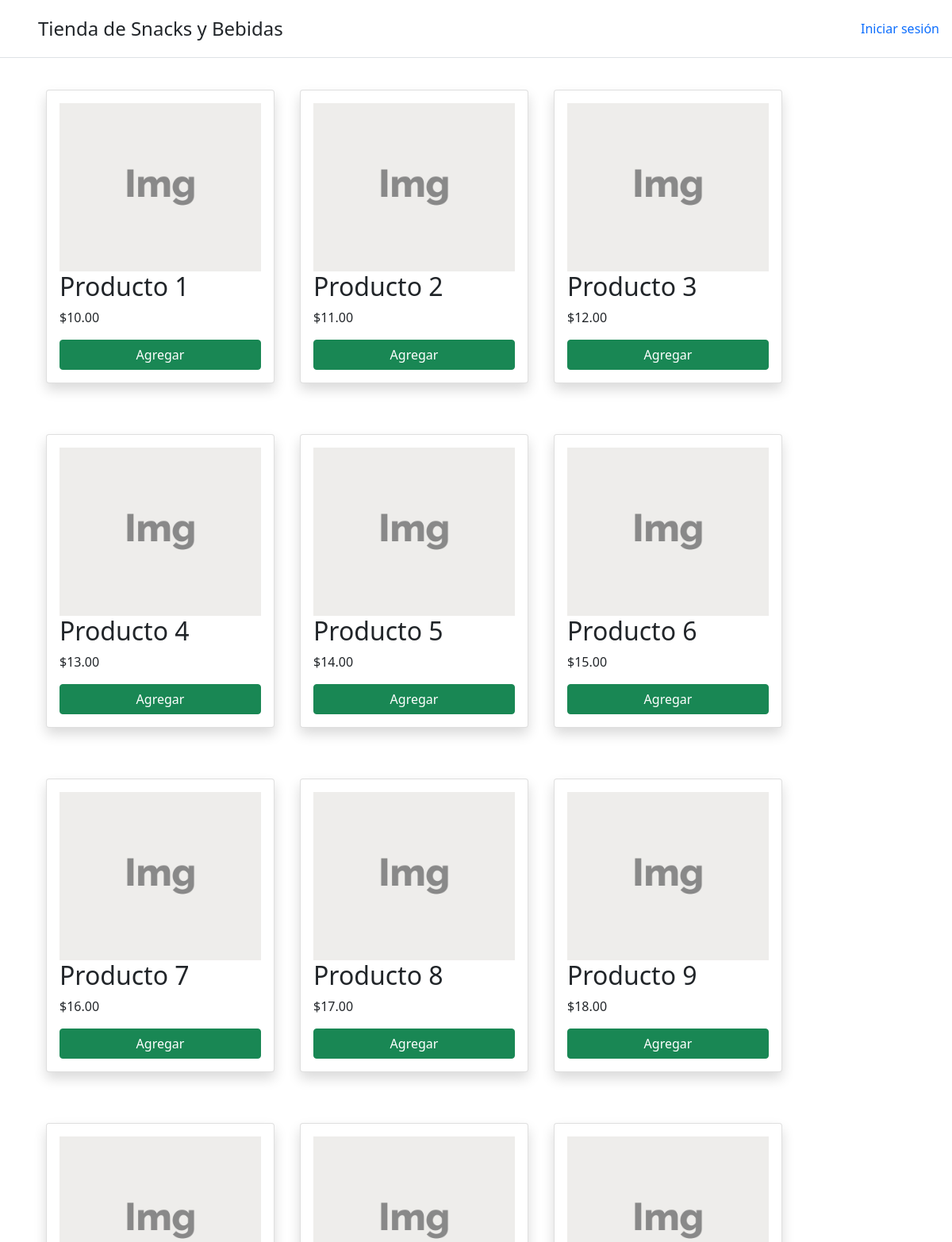
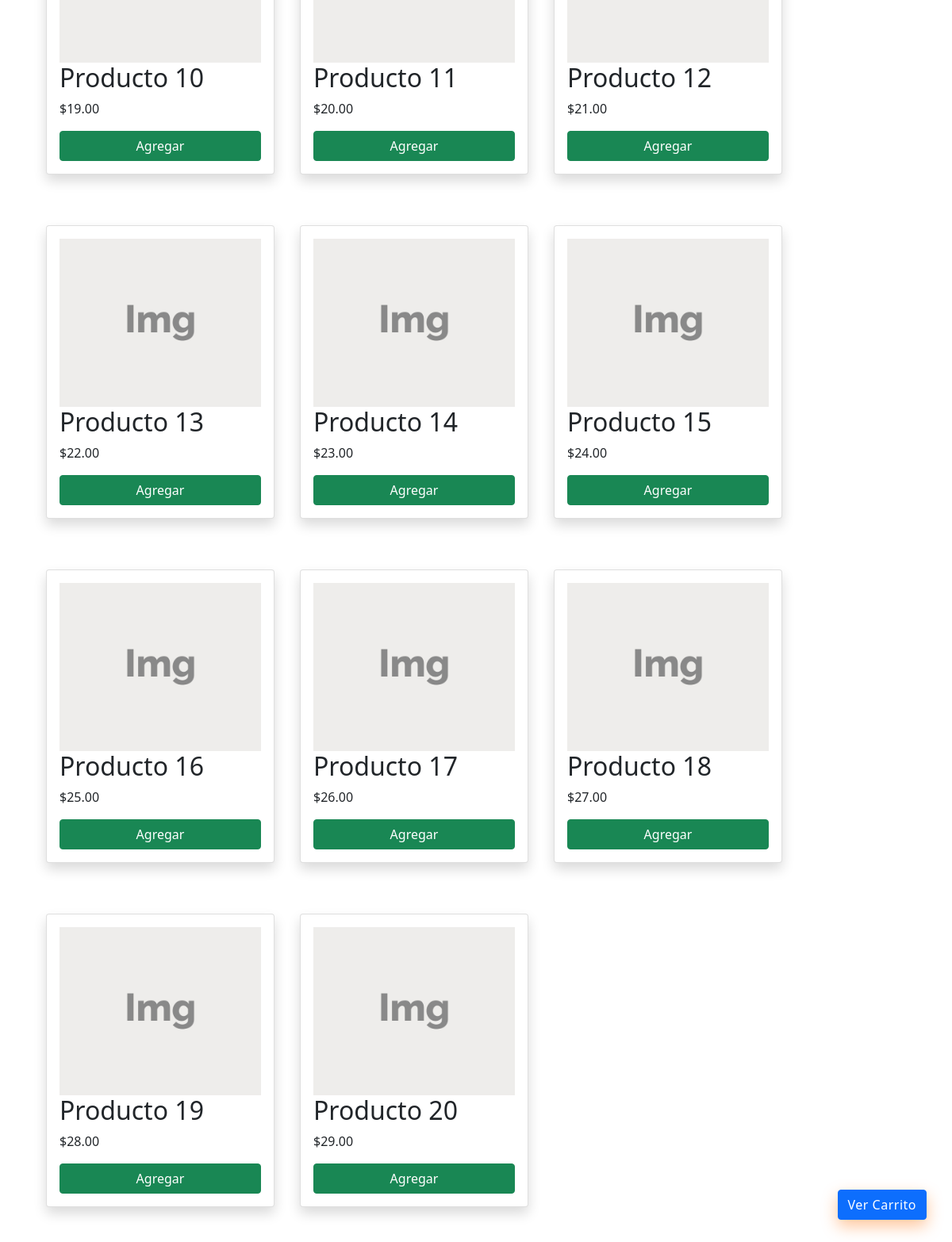
The page / on the database its author committed (2 pictures, top to bottom).
### tables this page shows
CREATE TABLE `productos` (
  `id` int(11) NOT NULL,
  `nombre` varchar(100) DEFAULT NULL,
  `precio` decimal(10,2) DEFAULT NULL,
  `imagen` varchar(100) DEFAULT NULL
);

### index.php (the view, shortened to what this page needs)
<?php
include 'db.php';
$productos = $conn->query("SELECT * FROM productos");
?>
<!doctype html>
<html lang="en">
<head>
  <link href="https://cdn.jsdelivr.net/npm/bootstrap@5.1.3/dist/css/bootstrap.min.css" rel="stylesheet"
>
  <link rel="stylesheet" href="css/estilo.css">
  <link rel="stylesheet" href="css/bootstrap.min.css">
</head>
<body>
  <div class="">
    <header class="d-flex flex-wrap justify-content-center py-3 mb-4 border-bottom">
      <a href="#" class="d-flex align-items-center mb-3 mb-md-0 me-md-auto text-dark text-decoration-none">
        <svg class="bi me-2" width="40" height="32">
          <use xlink:href="#bootstrap"></use>
        </svg>
        <span class="fs-4">
          <font style="vertical-align: inherit;">
            <font style="vertical-align: inherit;">Tienda de Snacks y Bebidas</font>
          </font>
        </span>
      </a>
      <ul class="nav nav-pills align-items-center">
        <?php if (isset($_SESSION['id'])): ?>
          <li class="nav-item me-3">
            <span class="nav-link disabled">Hola, <?php echo $_SESSION['nombre']; ?></span>
          </li>
          <li class="nav-item">
            <a href="logout.php" class="nav-link text-danger">Cerrar sesión</a>
          </li>
          <li class="nav-item">
            <a class="nav-link" href="mis_ordenes.php">
              <i class="fa fa-list-alt" aria-hidden="true"></i> Mis Órdenes
            </a>
          </li>
        <?php else: ?>
          <li class="nav-item">
            <a href="login.php" class="nav-link">Iniciar sesión</a>
          </li>
        <?php endif; ?>
      </ul>
    </header>
  </div>
  <main>
    <section>
      <div class="container">
        <div class="row">
          <div class="col-lg-12 d-flex flex-wrap">
            <?php while ($row = $productos->fetch_assoc()): ?>
              <div class="card producto shadow p-3 mb-5 bg-body rounded m-3" style="width: 18rem;">
                <img src="img/<?php echo $row['imagen']; ?>" alt="<?php echo $row['nombre']; ?>">
                <h2><?php echo $row['nombre']; ?></h2>
                <p>$<?php echo $row['precio']; ?></p>
                <button class="btn btn-success"
                  onclick="agregarAlCarrito(<?php echo $row['id']; ?>)">Agregar</button>
              </div>
            <?php endwhile; ?>
          </div>
        </div>
      </div>
    </section>
    <div class="position-absolute bottom-0 end-0">
      <a class="ver-carrito btn btn-primary" href="carrito.php" target="_blank">Ver Carrito</a>
    </div>
  </main>
</body>
</html>

### css/estilo.css (style rules this page uses)
:root { --naranja-vibrante: #ff6d00; --naranja-medio: #ff9100; --naranja-claro: #ffb74d; --azul-profundo: #0d47a1; --azul-claro: #1e88e5; --fondo-blanco: #ffffff; --fondo-gris-claro: #f5f5f5; }
.producto { transition: 0.2s ease-in; }
.ver-carrito { position: fixed; bottom: 2em; right: 2em; background: var(--naranja-vibrante); color: white; padding: 1em 2em; text-decoration: none; border-radius: 50px; box-shadow: 0 8px 20px rgba(255, 109, 0, 0.4); font-weight: 700; font-size: 1.1em; letter-spacing: 0.5px; z-index: 100; }

### rows shown on the page
productos: imagen (picture), nombre "Producto 1", precio "10.00"
productos: imagen (picture), nombre "Producto 2", precio "11.00"
productos: imagen (picture), nombre "Producto 3", precio "12.00"
productos: imagen (picture), nombre "Producto 4", precio "13.00"
productos: imagen (picture), nombre "Producto 5", precio "14.00"
productos: imagen (picture), nombre "Producto 6", precio "15.00"
productos: imagen (picture), nombre "Producto 7", precio "16.00"
productos: imagen (picture), nombre "Producto 8", precio "17.00"
productos: imagen (picture), nombre "Producto 9", precio "18.00"
productos: imagen (picture), nombre "Producto 10", precio "19.00"
productos: imagen (picture), nombre "Producto 11", precio "20.00"
productos: imagen (picture), nombre "Producto 12", precio "21.00"
productos: imagen (picture), nombre "Producto 13", precio "22.00"
productos: imagen (picture), nombre "Producto 14", precio "23.00"
productos: imagen (picture), nombre "Producto 15", precio "24.00"
productos: imagen (picture), nombre "Producto 16", precio "25.00"
productos: imagen (picture), nombre "Producto 17", precio "26.00"
productos: imagen (picture), nombre "Producto 18", precio "27.00"
productos: imagen (picture), nombre "Producto 19", precio "28.00"
productos: imagen (picture), nombre "Producto 20", precio "29.00"
